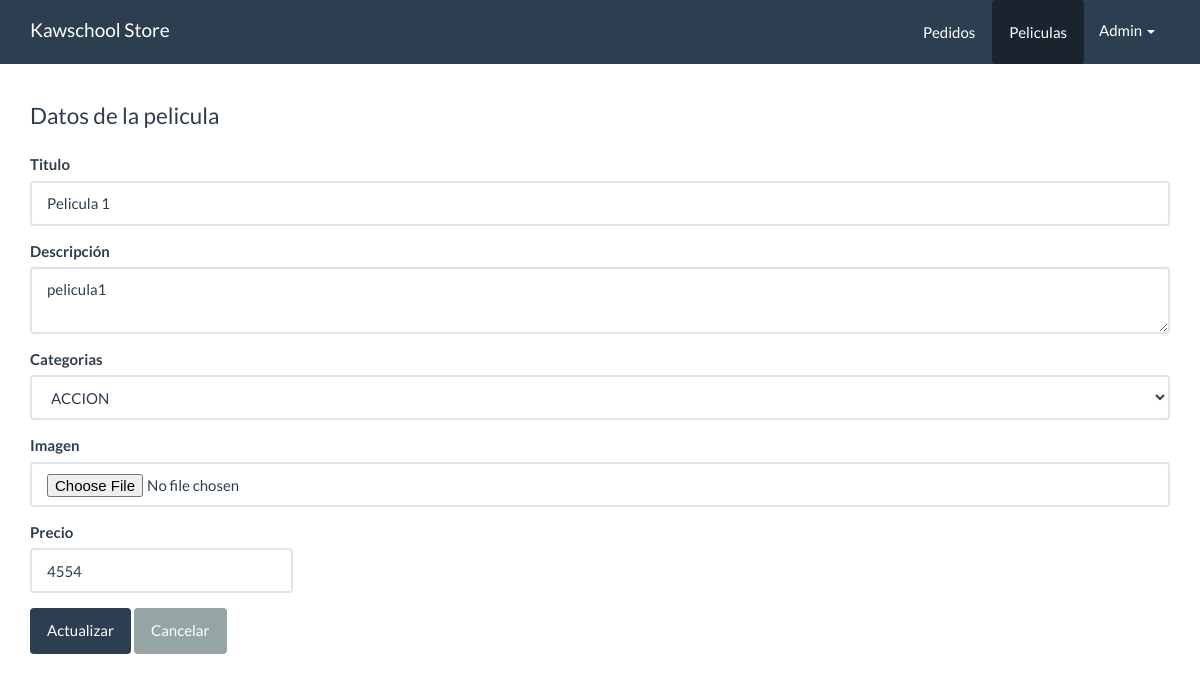
The app's page /panel/peliculas/form_update.php?id=25 with its own data.
### tables this page shows
CREATE TABLE `peliculas` (
  `id` int(11) NOT NULL,
  `title` varchar(80) NOT NULL,
  `description` varchar(300) NOT NULL,
  `image` varchar(100) DEFAULT NULL,
  `price` varchar(100) NOT NULL,
  `category_id` int(10) NOT NULL,
  `date` date NOT NULL,
  `state` int(11) DEFAULT '1'
);

CREATE TABLE `categorias` (
  `id` int(40) NOT NULL,
  `name` varchar(50) NOT NULL
);

### src/pelicula.php (called while the page is built, shortened)
<?php
class Pelicula
{
    private $connect = null;
    public function __construct()
    {
        $this->config = parse_ini_file(__DIR__ . '/../config.ini');
        $this->connect = new \PDO($this->config['dns'],$this->config['usuario'],$this->config['clave'],
            array(
                \PDO::MYSQL_ATTR_INIT_COMMAND => 'SET NAMES utf8',\PDO::ATTR_ERRMODE => \PDO::ERRMODE_EXCEPTION,\PDO::ATTR_EMULATE_PREPARES => false
            ));
    }
    public function GetById($id)
    {
        $sql="SELECT * FROM `mica`.`peliculas` WHERE `id`=:id";
        $resultado=$this->connect->prepare($sql);
        $array=array(
            ":id"=>$id
        );
        if($resultado->execute($array)){
            return $resultado->fetch();
        }else{
            return false;
        }
    }
}

### src/categoria.php (called while the page is built, shortened)
<?php
class Categoria
{
    private $connect = null;
    public function __construct()
    {
        $this->config = parse_ini_file(__DIR__ . '/../config.ini');
        $this->connect = new \PDO(
            $this->config['dns'], $this->config['usuario'], $this->config['clave'],
            array(
                \PDO::MYSQL_ATTR_INIT_COMMAND => 'SET NAMES utf8', \PDO::ATTR_ERRMODE => \PDO::ERRMODE_EXCEPTION, \PDO::ATTR_EMULATE_PREPARES => false
            )
        );
    }
    public function mostrar()
    {
        $sql="SELECT * FROM `mica`.`categorias`";
        $resultado = $this->connect->prepare($sql);
        if ($resultado->execute()) {
            return $resultado->fetchAll();
        } else {
            return false;
        }
    }
}

### panel/peliculas/form_update.php (the view, shortened to what this page needs)
<?php
$pelicula = new classes\Pelicula;
$category = new classes\Categoria;
if (isset($_GET['id']) && is_numeric($_GET['id'])) {
    $id = $_GET['id'];
    $resultado = $pelicula->GetById($id);
} else {
    header('Location: index.php');
}
?>
<!DOCTYPE html>
<html lang="en">
<head>
    <link rel="stylesheet" href="../../assets/css/bootstrap.min.css">
    <link rel="stylesheet" href="../../assets/css/estilos.css">
</head>
<body>
    <nav class="navbar navbar-default navbar-fixed-top">
        <div class="container">
            <div class="navbar-header">
                <a class="navbar-brand" href="index.php">Kawschool Store</a>
            </div>
            <div id="navbar" class="navbar-collapse collapse">
                <ul class="nav navbar-nav pull-right">
                    <li>
                        <a href="../pedidos/index.php" class="btn">Pedidos</a>
                    </li>
                    <li class="active">
                        <a href="index.php" class="btn">Peliculas</a>
                    </li>
                    <li class="dropdown">
                        <a href="#" class="dropdown-toggle" data-toggle="dropdown" role="button" aria-haspopup="true" aria-expanded="false">Admin <span class="caret"></span></a>
                    </li>
                </ul>
            </div>
        </div>
    </nav>
    <div class="container" id="main">
        <div class="row">
            <div class="col-md-12">
                <fieldset>
                    <legend>Datos de la pelicula</legend>
                    <form action="../acciones.php" method="POST" enctype="multipart/form-data">
                        <div class="row">
                            <div class="col-md-12">
                                <div class="form-group">
                                    <label>Titulo</label>
                                    <input value="<?php print $resultado['title'] ?>" type="text" name="title" class="form-control" required>
                                </div>
                            </div>
                        </div>
                        <div class="row">
                            <div class="col-md-12">
                                <div class="form-group">
                                    <label>Descripción</label>
                                    <textarea class="form-control" name="description" id="" cols="3" required><?php print $resultado['description'] ?></textarea>
                                </div>
                            </div>
                        </div>
                        <div class="row">
                            <div class="col-md-12">
                                <div class="form-group">
                                    <label>Categorias</label>
                                    <select class="form-control" name="category_id" required>
                                        <?php
                                        $infocategory = $category->mostrar();
                                        $cantidad = count($infocategory);
                                        for ($x = 0; $x < $cantidad; $x++) {
                                            $item = $infocategory[$x];
                                        ?>
                                            <option value="<?php print $item['id'] ?>" <?php print $resultado['category_id'] == $item['id'] ? 'selected' : '' ?>>
                                                <?php print $item['name'] ?>
                                            </option>
                                        <?php
                                        }
                                        ?>
                                    </select>
                                </div>
                            </div>
                        </div>
                        <div class="row">
                            <div class="col-md-12">
                                <div class="form-group">
                                    <label>Imagen</label>
                                    <input type="file" class="form-control" name="image">
                                </div>
                            </div>
                        </div>
                        <div class="row">
                            <div class="col-md-3">
                                <div class="form-group">
                                    <label>Precio</label>
                                    <input value="<?php print $resultado['price'] ?>" type="text" class="form-control" name="price" placeholder="0.00" required>
                                </div>
                            </div>
                        </div>
                        <input type="submit" class="btn btn-primary" name="action" value="Actualizar">
                        <a href="index.php" class="btn btn-default">Cancelar</a>
                    </form>
                </fieldset>
            </div>
        </div>
    </div>
</body>
</html>

### assets/css/estilos.css (style rules this page uses)
#main { margin-top: 100px; }

### records on screen
peliculas: title "Pelicula 1", description "pelicula1", category_id "ACCION", price "4554"
